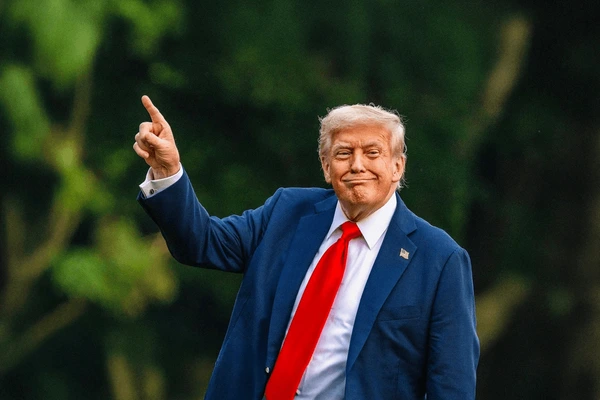
#> input picture computer vision/image3.png, 600 x 400 px
$ python prog8.py
#> lines starting #> are read from the running program, lines starting #| are printed output that depends on the picture; after the words box and inside, x2 and y2 are one past the last pixel; in counts of white or black regions, pixels touching at a corner belong together
import cv2
import numpy as np

img = cv2.imread("image3.png")
#> img is the input picture: shape (400, 600, 3); mean B, G, R 40, 50.3, 42.3
hsv_img = cv2.cvtColor(img, cv2.COLOR_BGR2HSV)
#> hsv_img: shape (400, 600, 3); mean H, S, V 66.4, 135.3, 63.5

lower_blue = np.array([100,150,0])
upper_blue = np.array([140,255,255])

mask = cv2.inRange(hsv_img, lower_blue, upper_blue)
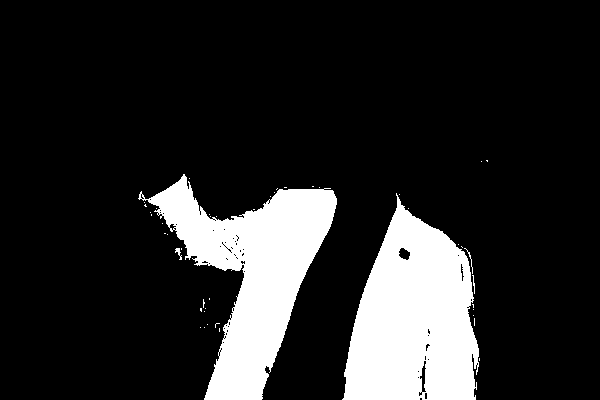
#> mask: shape (400, 600); 15.7% white; 46 white regions (41 under 20 px), largest, box (x1, y1, x2, y2) and area: (342, 193, 479, 400) 19199, (138, 174, 337, 400) 18177, (175, 248, 182, 260) 36, (464, 248, 473, 274) 31, (472, 275, 475, 294) 23
blue = cv2.bitwise_and(img, img, mask=mask)
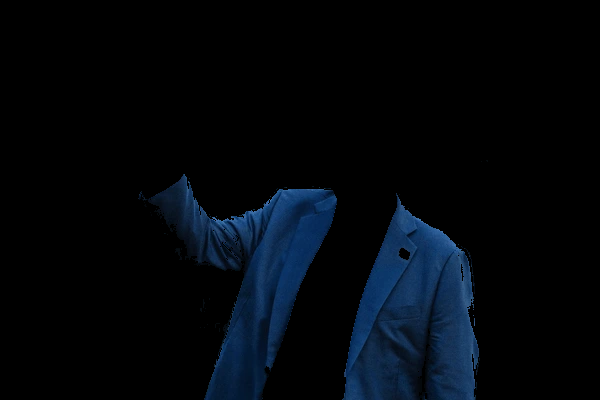
#> blue: shape (400, 600, 3); mean B, G, R 12.1, 6.7, 2.3

cv2.imshow("blue", blue)
cv2.imshow("mask", mask)
cv2.imshow("image", img)

cv2.waitKey(0)
cv2.destroyAllWindows()

$ run again, with computer vision/image11.png copied over computer vision/image3.png
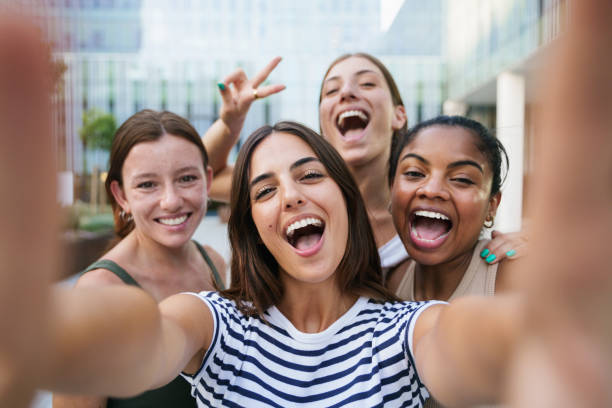
#> input picture computer vision/image11.png, 612 x 408 px
#> img is the input picture: shape (408, 612, 3); mean B, G, R 130.7, 138.5, 159
#> hsv_img: shape (408, 612, 3); mean H, S, V 40.3, 76.6, 166.6
#> `mask = cv2.inRange(hsv_img, lower_blue, upper_blue)`:
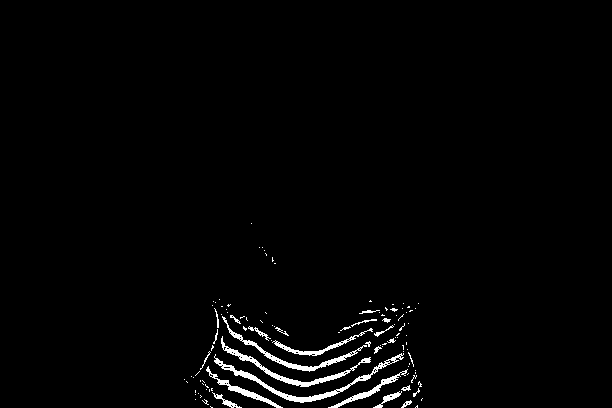
#> mask: shape (408, 612); 1.8% white; 109 white regions (85 under 20 px), largest, box (x1, y1, x2, y2) and area: (214, 353, 404, 403) 920, (221, 336, 371, 387) 715, (222, 316, 367, 372) 629
#> `blue = cv2.bitwise_and(img, img, mask=mask)`:
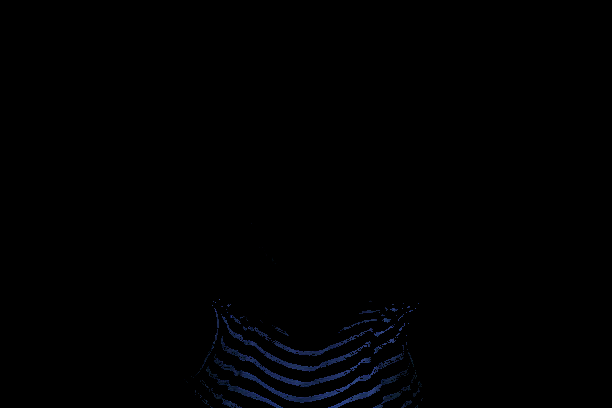
#> blue: shape (408, 612, 3); mean B, G, R 1.4, 0.7, 0.5
